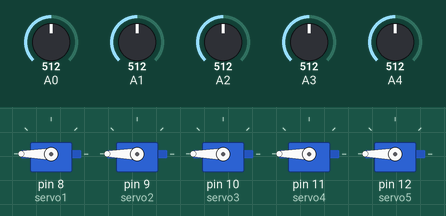
Bench run of a sketch on a simulated Arduino Uno, built with avr-gcc and run on an emulated ATmega328P. Parts: 5 × servo. The inputs (shaded band) are chosen by the test bench; at power-on: A0 = 512, A1 = 512, A2 = 512, A3 = 512, A4 = 512.

Above: at 1.2 s.
1.3 s: A0 set to 691
2.8 s: A0 set to 715
At 4.0 s:
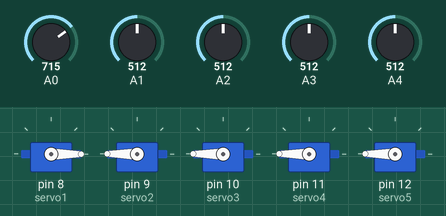
4.3 s: A1 set to 693
5.8 s: A1 set to 718
At 6.3 s:
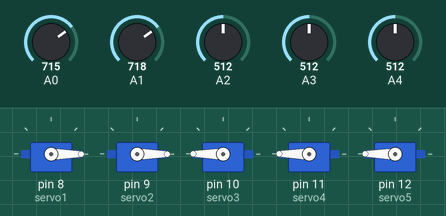
7.3 s: A2 set to 696
8.8 s: A2 set to 725
At 9.7 s:
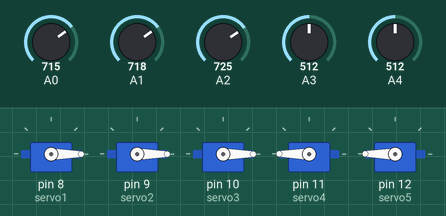
Timing chart, 0 to 11.3 s (numbered marks = the images above; inputs shaded):
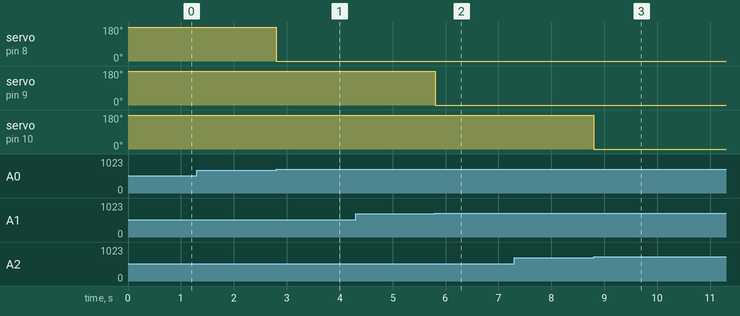

The sketch:

control_servo_by_resistor__code.ino
```cpp
#include <Servo.h>

 //define an object for each motor
  Servo servo1;
  Servo servo2;
  Servo servo3;
  Servo servo4;
  Servo servo5;


void setup()
{
  //servo pins configuration as output
  pinMode(12, OUTPUT);
  pinMode(11, OUTPUT);
  pinMode(10, OUTPUT);
  pinMode(9, OUTPUT);
  pinMode(8, OUTPUT);

  // configure the pins of the resistors as input
   pinMode(A0,INPUT);
   pinMode(A1,INPUT);
   pinMode(A2,INPUT);
   pinMode(A3,INPUT);
   pinMode(A4,INPUT);


  //determine the control pin for each motor
   servo1.attach(8);
   servo2.attach(9);
   servo3.attach(10);
   servo4.attach(11);
   servo5.attach(12);


}

void loop()
{
  // read the value form the adjustable resistors
  int value1 = analogRead(A0);
  int value2 = analogRead(A1);
  int value3 = analogRead(A2);
  int value4 = analogRead(A3);
  int value5 = analogRead(A4);

  // conver the range of the value to 180-0 whcih is the range of the servo
  int ang1 =map(value1,0,255,0,180);
  int ang2 =map(value2,0,255,0,180);
  int ang3 =map(value3,0,255,0,180);
  int ang4 =map(value4,0,255,0,180);
  int ang5 =map(value5,0,255,0,180);
  // move the motors to the angle corresponding to the the value of the resistor
  servo1.write(ang1);
  servo2.write(ang2);
  servo3.write(ang3);
  servo4.write(ang4);
  servo5.write(ang5);


}
```

Measured:
- the behaviour switches between 708 and 709 on A0 (found by bisection; images 0 and 1)
- the behaviour switches between 708 and 709 on A1 (found by bisection; images 1 and 2)
- the behaviour switches between 708 and 709 on A2 (found by bisection; images 2 and 3)
- after the input at 1.3 s, every drawn part: stays the same
- after the input at 2.8 s, servo on pin 8 (servo1): 180° → 0° at once
- after the input at 4.3 s, every drawn part: stays the same
- after the input at 5.8 s, servo on pin 9 (servo2): 180° → 0° at once
- after the input at 7.3 s, every drawn part: stays the same
- after the input at 8.8 s, servo on pin 10 (servo3): 180° → 0° at once
